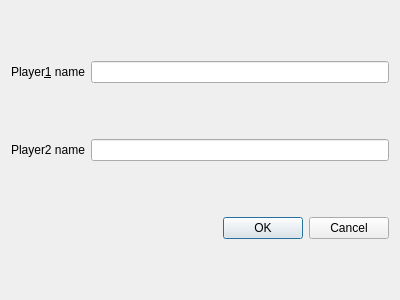
<?xml version="1.0" encoding="UTF-8"?>
<ui version="4.0">
 <class>ConfigurationDialog</class>
 <widget class="QDialog" name="ConfigurationDialog">
  <property name="geometry">
   <rect>
    <x>0</x>
    <y>0</y>
    <width>400</width>
    <height>300</height>
   </rect>
  </property>
  <property name="windowTitle">
   <string>Dialog</string>
  </property>
  <layout class="QGridLayout" name="gridLayout">
   <item row="0" column="0">
    <widget class="QLabel" name="label">
     <property name="text">
      <string>Player&amp;1 name</string>
     </property>
     <property name="buddy">
      <cstring>player1Name</cstring>
     </property>
    </widget>
   </item>
   <item row="0" column="1">
    <widget class="QLineEdit" name="player1Name"/>
   </item>
   <item row="1" column="0">
    <widget class="QLabel" name="label_2">
     <property name="text">
      <string>Player2 name</string>
     </property>
     <property name="buddy">
      <cstring>player2Name</cstring>
     </property>
    </widget>
   </item>
   <item row="1" column="1">
    <widget class="QLineEdit" name="player2Name"/>
   </item>
   <item row="2" column="0" colspan="2">
    <widget class="QDialogButtonBox" name="buttonBox">
     <property name="orientation">
      <enum>Qt::Horizontal</enum>
     </property>
     <property name="standardButtons">
      <set>QDialogButtonBox::Cancel|QDialogButtonBox::Ok</set>
     </property>
    </widget>
   </item>
  </layout>
 </widget>
 <resources/>
 <connections>
  <connection>
   <sender>buttonBox</sender>
   <signal>accepted()</signal>
   <receiver>ConfigurationDialog</receiver>
   <slot>accept()</slot>
   <hints>
    <hint type="sourcelabel">
     <x>229</x>
     <y>227</y>
    </hint>
    <hint type="destinationlabel">
     <x>157</x>
     <y>274</y>
    </hint>
   </hints>
  </connection>
  <connection>
   <sender>buttonBox</sender>
   <signal>rejected()</signal>
   <receiver>ConfigurationDialog</receiver>
   <slot>reject()</slot>
   <hints>
    <hint type="sourcelabel">
     <x>297</x>
     <y>233</y>
    </hint>
    <hint type="destinationlabel">
     <x>286</x>
     <y>274</y>
    </hint>
   </hints>
  </connection>
  <connection>
   <sender>player1Name</sender>
   <signal>textEdited(QString)</signal>
   <receiver>ConfigurationDialog</receiver>
   <slot>updateOKButtonState()</slot>
   <hints>
    <hint type="sourcelabel">
     <x>360</x>
     <y>68</y>
    </hint>
    <hint type="destinationlabel">
     <x>333</x>
     <y>27</y>
    </hint>
   </hints>
  </connection>
  <connection>
   <sender>player2Name</sender>
   <signal>textEdited(QString)</signal>
   <receiver>ConfigurationDialog</receiver>
   <slot>updateOKButtonState()</slot>
   <hints>
    <hint type="sourcelabel">
     <x>261</x>
     <y>147</y>
    </hint>
    <hint type="destinationlabel">
     <x>205</x>
     <y>113</y>
    </hint>
   </hints>
  </connection>
 </connections>
 <slots>
  <slot>updateOKButtonState()</slot>
 </slots>
</ui>
